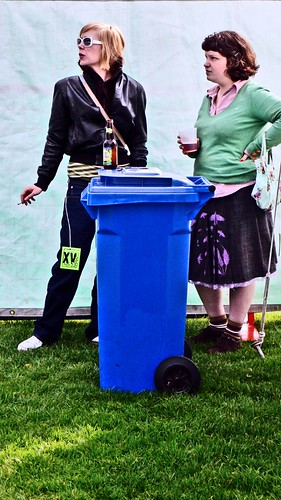
#> input picture Bin_Detection/bin_detection/data/training/0001.jpg, 281 x 500 px
$ python -i bin_detector.py   (imports and definitions only)
#> lines starting #> are read from the running program, lines starting #| are printed output that depends on the picture
#> further down, picture is the input picture: shape (500, 281, 3); mean B, G, R 125.4, 119.6, 99.7
'''
ECE276A WI22 PR1: Color Classification and Recycling Bin Detection
'''
import os, cv2
import numpy as np
from skimage.measure import label, regionprops
from matplotlib import pyplot as plt
# [1 line not run here, left out]

class BinDetector():
    def __init__(self):
        '''
			Initilize your bin detector with the attributes you need,
			e.g., parameters of your classifier
		'''
        folder_path = os.path.dirname(os.path.abspath(__file__))
        model_params_file = os.path.join(folder_path, 'final_weights.npy')
        l = np.load(model_params_file)
#> (reads Bin_Detection/bin_detection/final_weights.npy from the repository)
        self.w = np.array(l)
        # self.w= np.array([[-19.83193938, -15.1979202,   18.22414677,  -4.89965558],
        #                     [0.96083018,  -0.97452232,   0.82823063,  -0.62109639],
        #                     [  0.59994694,  -7.98056373,  -2.70022244,   5.29974882],
        #                     [  0.94091389  ,10.63240337,  -2.97798333,  -4.10705371],
        #                     [  0.16690198  ,-8.01426128, -13.40178862, -12.73443539]])

    def segment_image(self, img):

        img = cv2.cvtColor(img, cv2.COLOR_BGR2RGB)
        img = cv2.cvtColor(img,cv2.COLOR_RGB2HSV)
        mask_img = np.zeros(img.shape)

        for i in range (0,img.shape[0]):
            for j in range (0,img.shape[1]):
                new_data = np.append(np.array([1]),img[i,j])
                out      = np.dot(self.w,new_data.T)
                color    = np.argmax(out,axis = 0)
                if color == 0:
                    #blue
                    mask_img[i,j] = np.array([0,0,1])
                if color == 1:
                    #Dgreen
                    mask_img[i,j] = np.array([0,100/255,0])
                if color == 2:
                    #Brown
                    mask_img[i,j] = np.array([184/255,134/255,11/255])
                if color == 3:
                    mask_img[i,j] = np.array([0,0,0])
                if color == 4:
                    mask_img[i,j] = np.array([192/255,192/255,192/255])
        return mask_img
    def train():
        train()
    def get_bounding_boxes(self, img):
        '''
			Find the bounding boxes of the recycling bins
			call other functions in this class if needed

			Inputs:
				img - original image
			Outputs:
				boxes - a list of lists of bounding boxes. Each nested list is a bounding box in the form of [x1, y1, x2, y2]
				where (x1, y1) and (x2, y2) are the top left and bottom right coordinate respectively
		'''
		################################################################
		# YOUR CODE AFTER THIS LINE

		# Replace this with your own approach
        kernel  = cv2.getStructuringElement(cv2.MORPH_RECT, (9,6))  # 矩形结构
        erosion = cv2.erode(img, kernel, iterations=1)
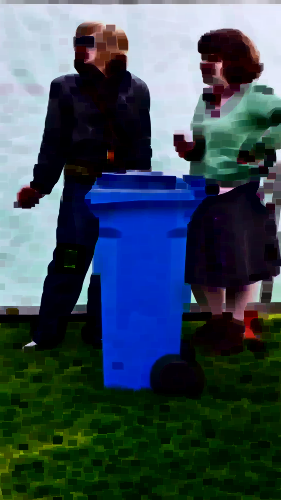
#> erosion: shape (500, 281, 3); mean B, G, R 86.4, 74.9, 57.8
        dilated = cv2.dilate(erosion, kernel, 2)
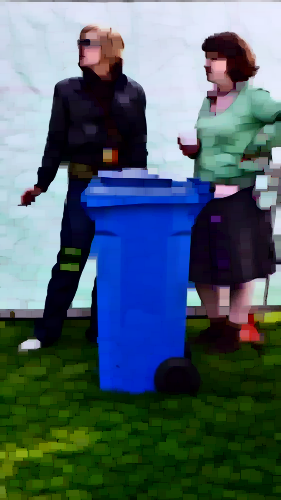
#> dilated: shape (500, 281, 3); mean B, G, R 106.5, 96.9, 77
        plt.imshow(dilated)
        plt.show()
        label_img = label(dilated, connectivity=dilated.ndim)
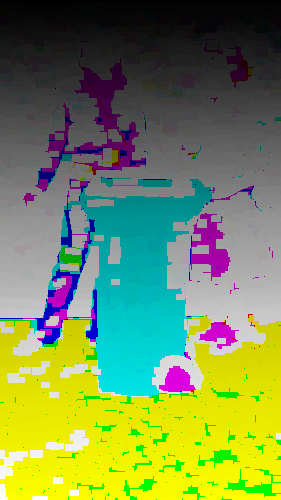
#> label_img: shape (500, 281, 3) int64; mean B, G, R 11348.5, 18741.5, 16010.3; drawn with min black and max white
        props = regionprops(label_img)
#> props = 34285 regions
        boxes = []
        for prop in props:
            minr, minc,_, maxr, maxc,_ = prop.bbox
            if (maxc-minc)*(maxr-minr) >= 10000:
                similarity = (maxr - minr)/(maxc - minc)
                saturate = 0
                for i in range (minc,maxc):
                    for j in range(minr,maxr):
                        if img[j,i].all() == np.array([0,0,1]).all():
                            saturate += 1
                saturate /= (maxc-minc)*(maxr-minr)
                if 1 < similarity < 2 and saturate > 0.8:
                    boxes.append([minc, minr, maxc, maxr])
#> this loop made 34285 passes
#> (minc, maxc) on passes 1 to 3: (0, 5), (0, 5), (0, 5)
#> after the loop, boxes = []
        return boxes

>>> import cv2
>>> picture = cv2.imread('data/training/0001.jpg')
>>> result = BinDetector().get_bounding_boxes(picture)
#> result = []
